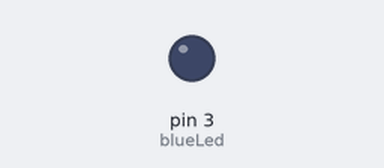
Simulated run of this sketch. Board: Arduino Uno, built with avr-gcc and run on an emulated ATmega328P. On the bench: output pins drawn as LEDs (lit = HIGH).

Above: at 0.05 s.
At 0.75 s:
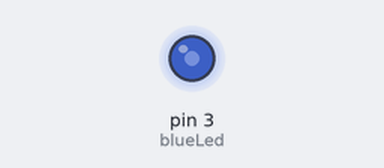
At 1.5 s:
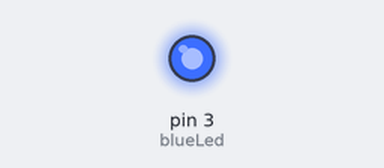
Timing chart, 0 to 3.5 s (numbered marks = the images above):
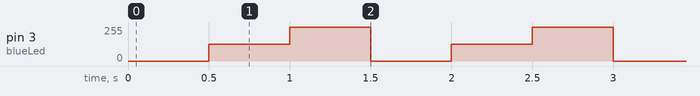

The sketch:

sketch_jul05a.ino
```cpp
int blueLed = 3;
int brightness1 =0;
int brightness2 =125;
int brightness3 =255;
int dt = 500;

void setup() {
  // put your setup code here, to run once:
pinMode(blueLed, OUTPUT);
}

void loop() {
  // put your main code here, to run repeatedly:
analogWrite(blueLed, brightness1);
delay(dt);
analogWrite(blueLed, brightness2);
delay(dt);
analogWrite(blueLed, brightness3);
delay(dt);
}
```

Measured:
- by itself, pin 3 (blueLed): repeats every 1.5 s: 255/255 0.50 s, 0/255 0.50 s, 125/255 0.50 s
